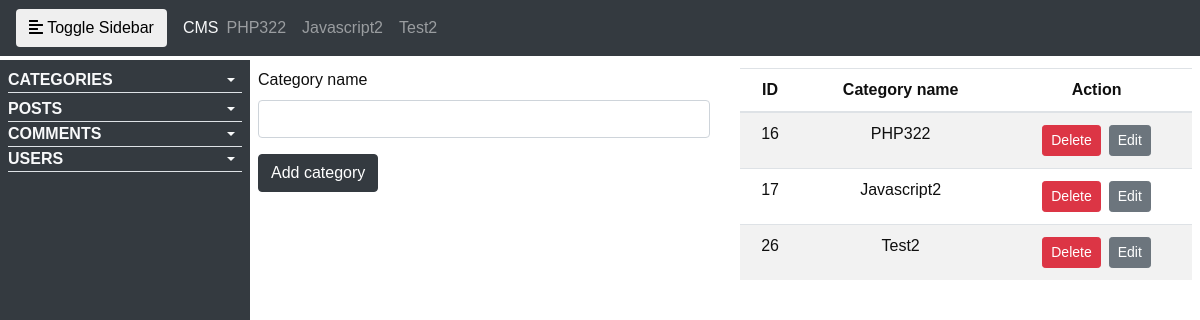
Screenshot of /admin/categories/index.php with the database file from the repository.
### tables this page shows
CREATE TABLE `categories` (
  `id` int(3) NOT NULL,
  `name` varchar(255) NOT NULL
);

### components/funcs.php (called while the page is built, shortened)
<?php
function getAllCategories()
{
    global $connection;
    $query = 'SELECT * FROM categories';
    $select_all_categories_query = mysqli_query($connection, $query);
    return $select_all_categories_query;
}

### admin/categories/index.php (the view, shortened to what this page needs)
<?php
include '../../includes/header.php';
?>
<div class="wrapper">
    <?php include '../../includes/sidebar.php'; ?>
    <div class="row w-100 p-2">
        <div class="col-6">
            <form action="" method="post">
                <div class="form-group">
                    <label for="name">Category name</label>
                    <input type="text" name="name" class="form-control">
                </div>
                <div class="form-group">
                    <input type="submit" name="submit" class="btn btn-dark" value="Add category">
                </div>
            </form>
        </div>
        <div class="col-6">
            <table class="table table-striped text-center">
                <thead class="thead">
                    <tr>
                        <th>ID</th>
                        <th>Category name</th>
                        <th>Action</th>
                    </tr>
                </thead>
                <tbody>
                    <?php
                    $categories = getAllCategories();
                    foreach ($categories as $row) {
                    ?>
                        <td><?php echo $row['id']; ?></td>
                        <td><?php echo $row['name'] ?></td>
                        <td><a class="btn btn-danger btn-sm mr-2" href="<?php echo "index.php?deletecategory={$row['id']}" ?>">Delete</a><a class="btn btn-secondary btn-sm" href="index.php?editcategory=<?= $row['id'] ?>">Edit</a></td>
                    <?php
                    }
                    ?>
                </tbody>
            </table>
        </div>
    </div>
</div>
<?php include '../../includes/footer.php' ?>

### admin/includes/navigation.php (shortened to what this page needs)
<nav class="navbar navbar-expand-lg navbar-dark bg-dark mb-1">
  <button type="button" id="sidebarCollapse" class="btn btn-outline-white mr-3">
    <i class="fas fa-align-left"></i>
    <span>Toggle Sidebar</span>
  </button>
  <a class="text-light" class="text-light" href="/cms/admin" class="navbar-brand">CMS</a>
  <div class="collapse navbar-collapse" id="navbarNav">
    <ul class="navbar-nav mr-auto mt-2 mt-lg-0">
      <?php
      $query = 'SELECT * FROM categories';
      $select_all_categories_query = mysqli_query($connection, $query);
      while ($row = mysqli_fetch_assoc($select_all_categories_query)) {
        echo '<li class="nav-item">
                <a href="" class="nav-link">' . $row['name'] . '</a>
                </li>';
      }
      ?>
    </ul>
  </div>
</nav>

### css/facss/all.css (style rules this page uses)
.fa, .fas, .far, .fal, .fad, .fab { -moz-osx-font-smoothing: grayscale; -webkit-font-smoothing: antialiased; display: inline-block; font-style: normal; font-variant: normal; text-rendering: auto; line-height: 1; }
.fa-align-left:before { content: "\f036"; }
.fa, .fas { font-family: 'Font Awesome 5 Free'; font-weight: 900; }

### css/main.css (style rules this page uses)
body { margin: 0; padding: 0; background-color: #ffffff; color: #0f0f0f; height: 100%; font-family: sans-serif !important; }
.wrapper { display: flex; align-items: stretch; width: 100%; min-height: calc(100vh - 60px); }

### rows the page displays
categories: name "PHP322", id "16"
categories: name "Javascript2", id "17"
categories: name "Test2", id "26"
